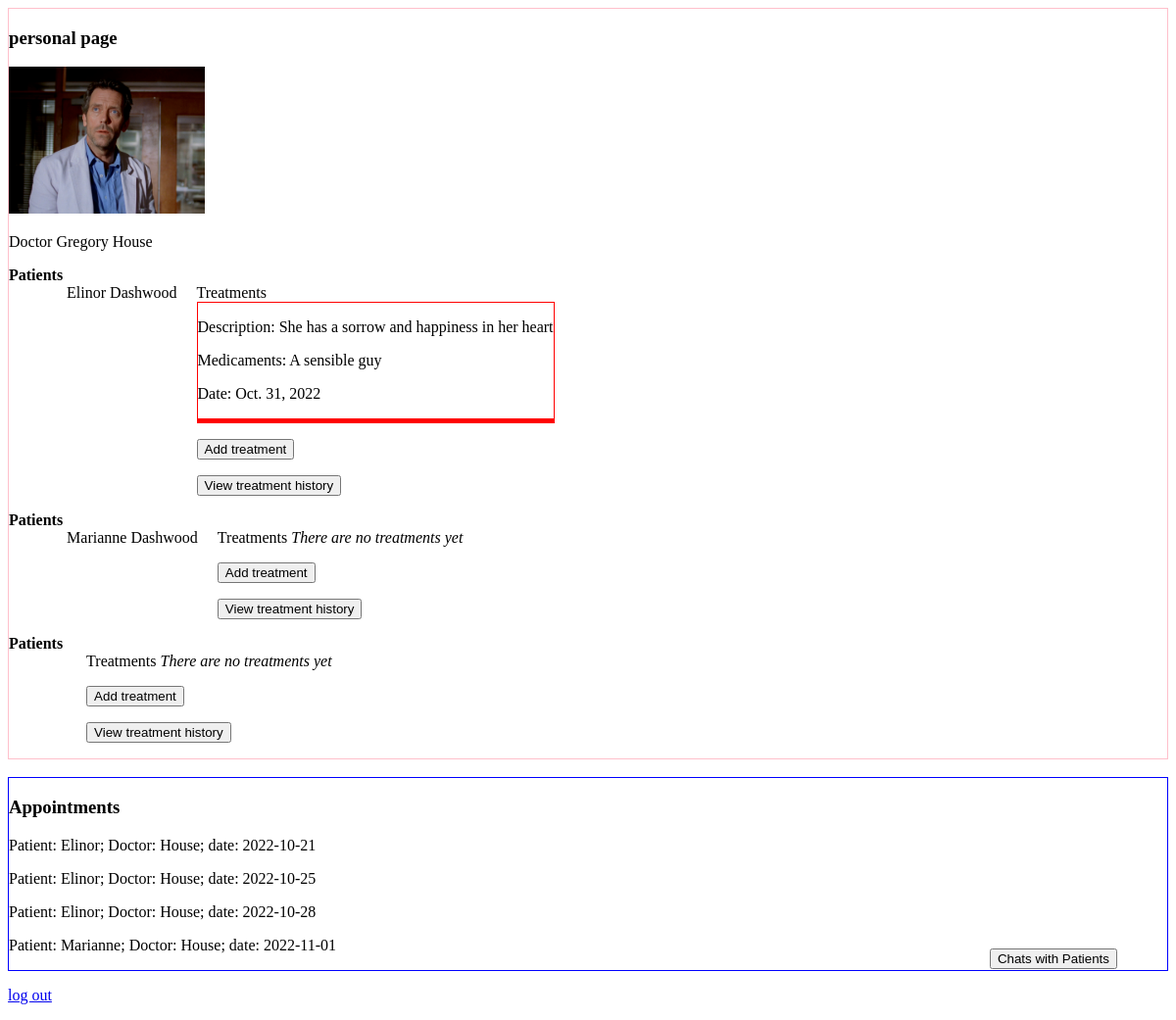
The page /users/personal (signed in) on the database as committed earlier.
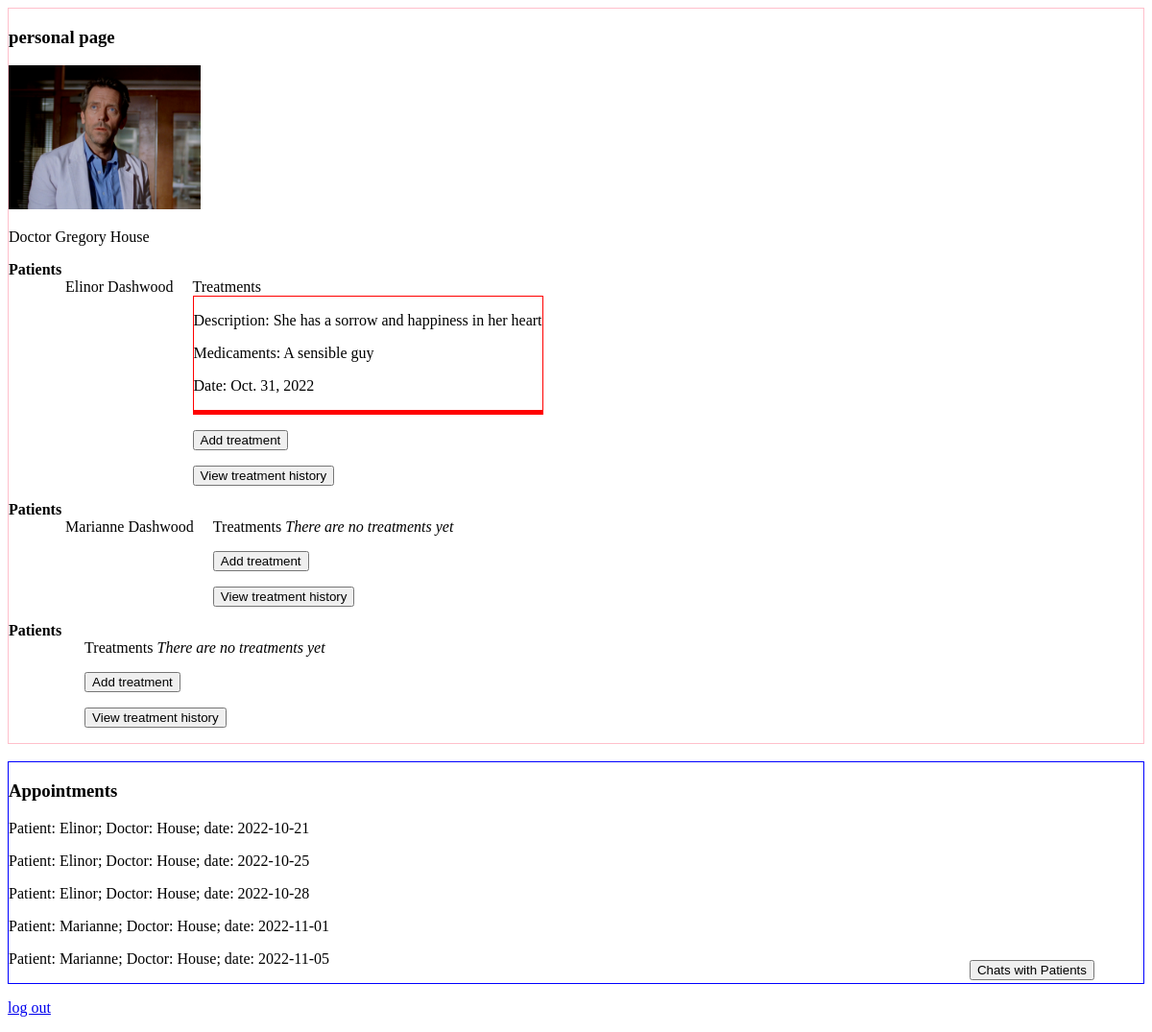
The same page on the database as committed later.
### users/models.py (models this page shows, shortened)
class User(AbstractUser):
    name = models.CharField(max_length=30)
    surname = models.CharField(max_length=30)

class Doctor(models.Model):
    user = models.OneToOneField(User, on_delete=models.CASCADE, primary_key=True)
    date_of_birth = models.DateField(blank=True)
    IIN = models.CharField(max_length=12, blank=True)
    gov_id = models.CharField(max_length=12,blank=True)
    name = models.CharField(max_length=50, blank=True)
    surname = models.CharField(max_length=50, blank=True)
    middle_name = models.CharField(max_length=50, blank=True)
    phone_number = models.CharField(max_length=11,blank=True)
    department_ID = models.CharField(max_length=6, blank=True)
    spec = models.ForeignKey(Specialization, on_delete = models.SET_NULL, blank = True, null = True)
    experience = models.CharField(max_length=2, blank=True)
    photo = models.ImageField(upload_to='images', blank=True)
    category=models.CharField(max_length=10, blank=True)
    appointment_price = models.CharField(max_length = 7, blank=True)
    education = models.CharField(max_length=30, blank=True)
    rating = models.CharField(max_length = 2, blank=True)
    address = models.CharField(max_length = 30, blank=True)
    homepage = models.URLField(blank=True)

class Patient(models.Model):
    user = models.OneToOneField(User, on_delete=models.CASCADE, blank=True, primary_key=True)
    date_of_birth = models.DateField(blank=True)
    IIN = models.CharField(max_length=12, blank=True)
    gov_id = models.CharField(max_length=12,blank=True)
    name = models.CharField(max_length=50, blank=True)
    surname = models.CharField(max_length=50, blank=True)
    middle_name = models.CharField(max_length=50, blank=True)
    blood_group = models.CharField(max_length=2, blank=True)
    contact_close = models.CharField(max_length=11,blank=True)
    phone_number = models.CharField(max_length=11,blank=True)
    address = models.CharField(max_length=50, blank=True)
    marital_status = models.CharField(max_length=10, blank=True)
    registration_date = models.DateField()
    email = models.EmailField(blank=True)
    assigned_doctor = models.ForeignKey(Doctor, related_name='assigned_patients', on_delete=models.PROTECT, default = Doctor.objects.get(surname="House").pk) #why added pk?
    def __str__(self):
        return f"{self.name} {self.surname}"

class Treatment(models.Model):
    patient = models.ForeignKey(Patient, on_delete=models.CASCADE, related_name='treatments')
    doctor = models.ForeignKey(Doctor, on_delete=models.CASCADE, related_name='treatments')
    description = models.CharField(max_length=200, default='Description empty')
    medicaments = models.CharField(max_length=50, default='Medicements empty')
    date = models.DateField()

class Appointment(models.Model):
    patient = models.ForeignKey(Patient, on_delete=models.CASCADE, related_name='appointments')
    doctor = models.ForeignKey(Doctor, on_delete=models.CASCADE, related_name='appointments')
    medical_service = models.CharField(max_length = 50)
    date = models.DateField()
    def __str__(self):
        return f"Patient: {self.patient.name}; Doctor: {self.doctor.surname}; date: {self.date}"

### users/views.py (the view)
# urls.py: path('personal', views.personal, name='personal'),
@login_required
def personal(request):
    user = request.user
    if is_patient(user):
        if not user.patient.chatrooms.first():
            Chatrooms.objects.create(patient = user.patient, doctor = user.patient.assigned_doctor)
        if request.method == "POST":
            user.patient.gov_id = request.POST["gov_id"]
            user.patient.name = request.POST["name"]
            user.patient.surname = request.POST["surname"]
            user.patient.middle_name = request.POST["middle_name"]
            user.patient.address = request.POST["address"]
            user.patient.phone_number = request.POST["phone_number"]
            user.patient.email = request.POST["email"]
            user.patient.contact_close = request.POST["contact_close"]
            user.patient.save()
            return HttpResponseRedirect(reverse('personal'))
        return render(request, 'users/patient_page.html')
    elif is_doctor(user):
        return render(request, 'users/doctor_page.html')
    return HttpResponseRedirect(reverse('admin:index'))

### users/views.py (called while the page is built)
def is_patient(user):
    return user.groups.filter(name='Patient').exists()

def is_doctor(user):
    return user.groups.filter(name='Doctor').exists()

### users/templates/users/doctor_page.html (shortened to what this page needs)
{% extends 'users/layout.html' %}
{%block body%}
    <div style="border: 1px solid pink">
        <h3>personal page</h3>
        <p><img src="{{request.user.doctor.photo.url}}" alt="{{request.user.doctor.photo.url}}" width="200px"></p>
        <p>Doctor {{request.user.doctor.name}} {{request.user.doctor.surname}}</p>
        {% for patient in request.user.doctor.assigned_patients.all %}
            <strong>Patients</strong>
            <div class="assigned_patients">
                <div>{{patient}}</div>
                <div>
                    Treatments
                    {% for treatment in patient.treatments.all|dictsortreversed:"date" %}
                    <div style="border: 1px solid red">
                        {% if forloop.counter == 1 %}
                            <p>Description: {{treatment.description}}</p>
                            <p>Medicaments: {{treatment.medicaments}}</p>
                            <p>Date: {{treatment.date}}</p>
                        {%endif%}
                    </div>
                    {%empty%}
                        <i>There are no treatments yet</i>
                    {% endfor %}
                <p><button onclick="show_treatment_popup()">Add treatment</button></p>
                <p><button onclick="show_treatment_history()">View treatment history</button></p>
                </div>
            </div>
        {%empty%}
            <i>There are no assigned patients</i>
        {% endfor %}
    </div>
    <br>
    <div style="border: 1px solid blue">
        <h3>Appointments</h3>
        {% for appointment in user.doctor.appointments.all|dictsort:"date" %}
            <p>{{appointment}}</p>
        {% empty %}
            <p><i>There are no appointments yet scheduled</i></p>
        {% endfor %}
    </div>
    <p><a href="{% url 'logout' %}">log out</a></p>
    <button id="chat-button">Chats with Patients</button>
{% endblock %}

### users/templates/users/layout.html (shortened to what this page needs)
<!DOCTYPE html>
<html lang="en">
<head>
</head>
<body>
    {% block body %}
    {% endblock %}
</body>
</html>

### users/templates/users/doctor_page.html (style rules this page uses)
.assigned_patients { padding-left: 5%; display: flex; gap:20px; }
.assigned_patients > * { flex-flow: column; }
#chat-button { position: fixed; bottom: 5%; right: 5%; }

Rows that differ between the two databases and show on the page:
added Appointment: patient+doctor+date "Patient: Marianne; Doctor: House; date: 2022-11-05"
